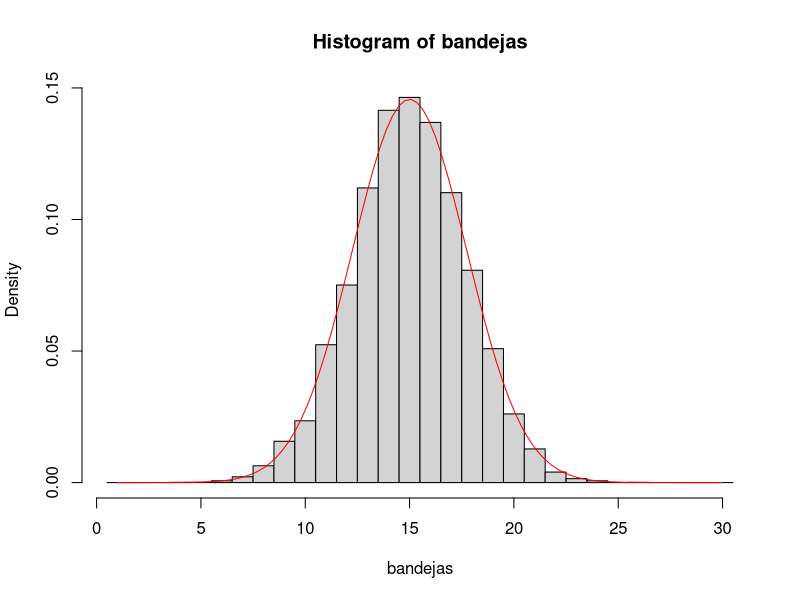

Generate this figure with R:
## ---- chunk 1
bolitas <- 10000 # catidad de bolitas
n <- 30    # numero de niveles
p <- .5    # probabilidad de decision
decisiones <- sample(c(0,1), n*bolitas, prob=c(0.5, 0.5), replace = TRUE) # todas las decisiones
trayectorias <- matrix( decisiones, nrow = bolitas, ncol = n) # agrupadas en trayectorias
## ---- chunk 2
bandejas <- apply(trayectorias, 1, sum)  # suma por filas (trayectorias)
hist(bandejas, 			         # distribucion del resultado de las bandejas
     prob = TRUE, 			     # graficamos proporciones de las frecuencias
     breaks = c(0:n+1)-0.5)  # resto 0.5 para centrar las clases en cada bandeja
x <- seq(1,30, length.out = 100)				         # generamos 100 puntos en el rango
y <- dnorm(x, mean = n*p, sd = sqrt(n*p*(1-p))) # Funcion de dencidad de la normal 
lines(x, y, col = "red") # dibujamos la curva de la normal en rojo
